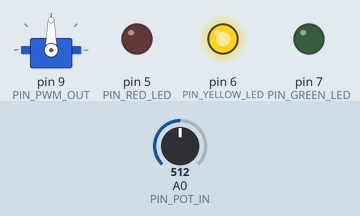
Simulated run of this sketch. Board: Arduino Uno, built with avr-gcc and run on an emulated ATmega328P. Shown: servo, output pins drawn as LEDs (lit = HIGH). The inputs (shaded band) are chosen by the test bench; at power-on: A0 (PIN_POT_IN) = 512.

Above: at 0.1 s.
Timing chart, 0 to 1.6 s (numbered marks = the images above):
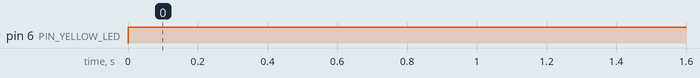

The sketch:

NEOS_pwm_driver.ino
```cpp
#include <Servo.h>


// When used with the Rev SPARK ontroller, the NEOS can be controlled using the same PWM
// frequencies used to control a servo motor.  A servo typically uses pulses bwteeen
// 1.5ms and 2.5ms to set the angle of the servo between 0-180 (proportionally).
//
// The NEOS motor controller responds the same way with 1.5ms being full reverse,
// 2.0ms being stopped, and 2.5ms being full forward (with proportional forward and
// backward speeds)
//
// We use a potentiometer to set a "speed" which is mapped to a PWM frequency as if we
// are controlling a servo.
//
// To make it easy to hit the "zero" or stopped position on the NEOS controller
// (2.0ms pulses), the code defines a "ZERO_ZONE" which is a +/- A2D value at which
// we just consider as a range of A2D input as "stopped".  This avoids having a touchy
// and exact "zero" point on the potentiometer.
//
// Without a ZERO_ZONE, the A2D value of 512 (and only 512) would be "zero";
// 511 would be very slow in reverse and 513 would be very slow in forward so it
// would be difficult to stop the motor completely.
//
// Using a ZERO_ZONE value of 50, any A2D input between 462 and 562 would be considered
// as "zero".  Moving off of "zero" would start the motor moving in the corresponding
// direction.
//
// We map the remaining values such that we get the full range of motor speed control
// at the cost of some reduced motor speed control resolution.  With a ZEEO_ZONE of 50,
// we map the full reverse speed (0 <= speed < 90) across the max A2D value minus the
// ZERO_ZONE:
//
// A2D_MAX / 2 - ZERO_ZONE -> 462 values
//
// 90 degrees / 462 values -> 0.19% motor speed resolution


//  pwm output pin

#define   PIN_PWM_OUT     9


// control input pin

#define   PIN_POT_IN      A0


// indicator LED pins

#define   PIN_RED_LED     5
#define   PIN_YELLOW_LED  6
#define   PIN_GREEN_LED   7

#define   LED_FWD         PIN_GREEN_LED
#define   LED_STOP        PIN_YELLOW_LED
#define   LED_REV         PIN_RED_LED

#define   LED_ON          HIGH
#define   LED_OFF         LOW


// any A2D inputs +/- this value from zero put out the 90 degree value
// (1.5ms PWM) whic is stopped on the NEOS controller - this prevents us from having
// to hit an exact singukar position on the control pot to stop the motor at the
// expense of loosing the very low speed forward and backward speeds

#define   ZERO_ZONE       50

#define   PWM_STOP_VALUE  90      // "degrees" on the servo that will stop the NEOS

#define   A2D_MIN         0
#define   A2D_MAX         1023
#define   A2D_MID         ((A2D_MAX - A2D_MIN) / 2)

#define   ANGLE_MIN       0       // servos go from 0-180 degrees
#define   ANGLE_MAX       180     // but we could set bounds on the range if we like
#define   ANGLE_MID       ((ANGLE_MAX - ANGLE_MIN) / 2)


Servo pwmOut;   // we use the Servo library becauise that gives us the
                // oppropriate PWM drive capabilities (The NEOS controller
                // basically responds liek a servo motor)


void setup() {

  pwmOut.attach(PIN_PWM_OUT);         // initialize the "servo"

  pinMode(PIN_RED_LED, OUTPUT);       // setup LEDs
  pinMode(PIN_YELLOW_LED, OUTPUT);
  pinMode(PIN_GREEN_LED, OUTPUT);

}


void loop() {

  int value;

  while ( 1 ) {

    value = analogRead(PIN_POT_IN);     // returns an A2D value from 0 through A2D_MAX

    // are we in the "zero" zone where we want to stop the motor?

    if (value > (A2D_MID - ZERO_ZONE) || value < (A2D_MID + ZERO_ZONE)) {

      pwmOut.write(PWM_STOP_VALUE);

      // set the LEDs to indicate "stopped"

      digitalWrite(LED_FWD,  LED_OFF);
      digitalWrite(LED_STOP, LED_ON);
      digitalWrite(LED_REV,  LED_OFF);

      continue;
    }

    // We're out of the "zero" range so check to see what direction
    // we should be moving in
    //
    // We need to scale the A2D value - we do this using map() to go
    // from the A2D value outside of the "zero" range across the appropriate
    // half of the servo "angle" range using the corresponding portion of
    // the A2D range (offset by the "zero" range.

    if (value < A2D_MID) {              // reverse

      value = map(value, A2D_MIN, (A2D_MID - ZERO_ZONE), ANGLE_MIN, ANGLE_MID);

      digitalWrite(LED_FWD,  LED_OFF);
      digitalWrite(LED_STOP, LED_OFF);
      digitalWrite(LED_REV,  LED_ON);

    } else  {                           // forward

      value = map(value, (A2D_MID + ZERO_ZONE), A2D_MAX, ANGLE_MID, ANGLE_MAX);

      digitalWrite(LED_FWD,  LED_ON);
      digitalWrite(LED_STOP, LED_OFF);
      digitalWrite(LED_REV,  LED_OFF);
    }

    pwmOut.write(value);          // set the PWM frequency to control the NEOS

  }
}
```

Measured:
- by itself, pin 6 (PIN_YELLOW_LED): LOW → HIGH at 0.00 s
